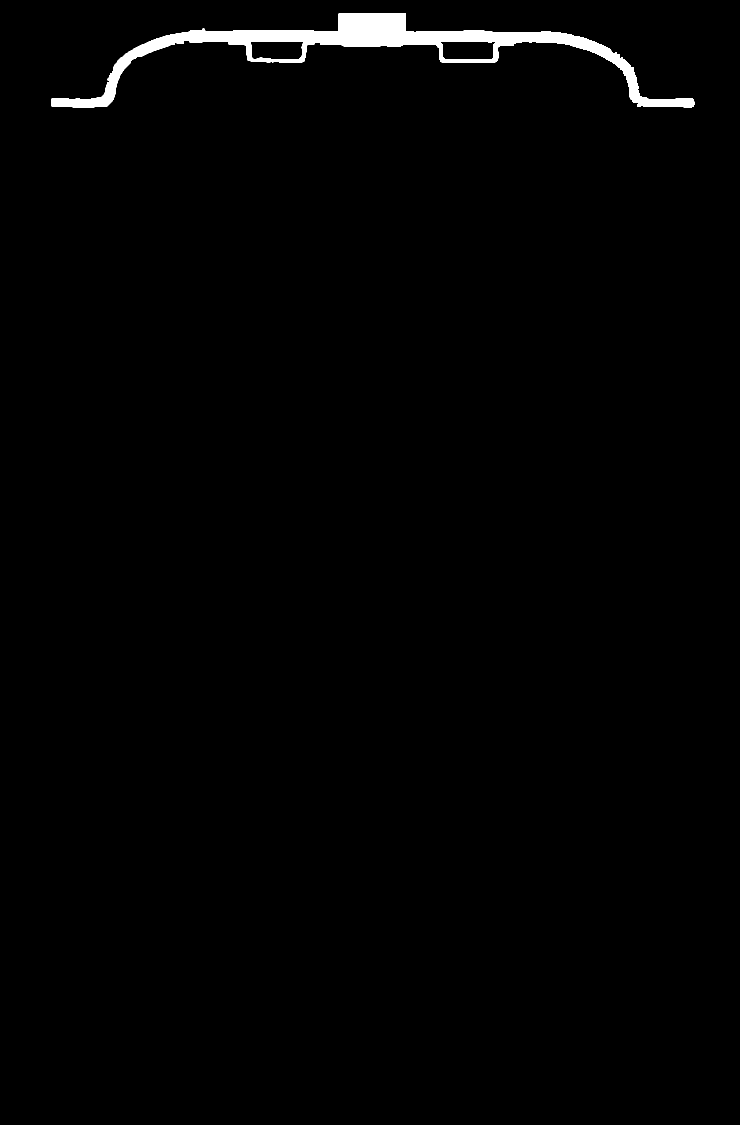
#> input picture 55 - Interactive Models/Fisher 657 Working Model/pipeline/parts2/upper-diaphragm-casing.png, 1480 x 2250 px (shown at 1/2 size)
$ python centerline-upper2.py
#> lines starting #> are read from the running program, lines starting #| are printed output that depends on the picture; after the words box and inside, x2 and y2 are one past the last pixel; in counts of white or black regions, pixels touching at a corner belong together
# -*- coding: utf-8 -*-
"""Upper casing reconstructed as a constant-thickness shell.
Centerline: ridge of the painted band, left half fitted smooth (Schneider,
horizontal tangent at CX), mirrored right. Edges = centerline +- t/2.
Slots re-punched as clean holes; top protrusions re-added as rectangular
detours measured from the mask."""
import cv2, json, math, sys, base64
import numpy as np
sys.path.insert(0, "_fairing-experiments")
from fair3 import fit_cubic, _bez

CX = 742.5

def symmetrize(m, cx):
#> called with cx = 742.5
    H, W = m.shape
#> H = 2250; W = 1480
    M = np.float32([[-1, 0, 2*cx], [0, 1, 0]])
    return cv2.bitwise_or(m, cv2.warpAffine(m, M, (W, H)))
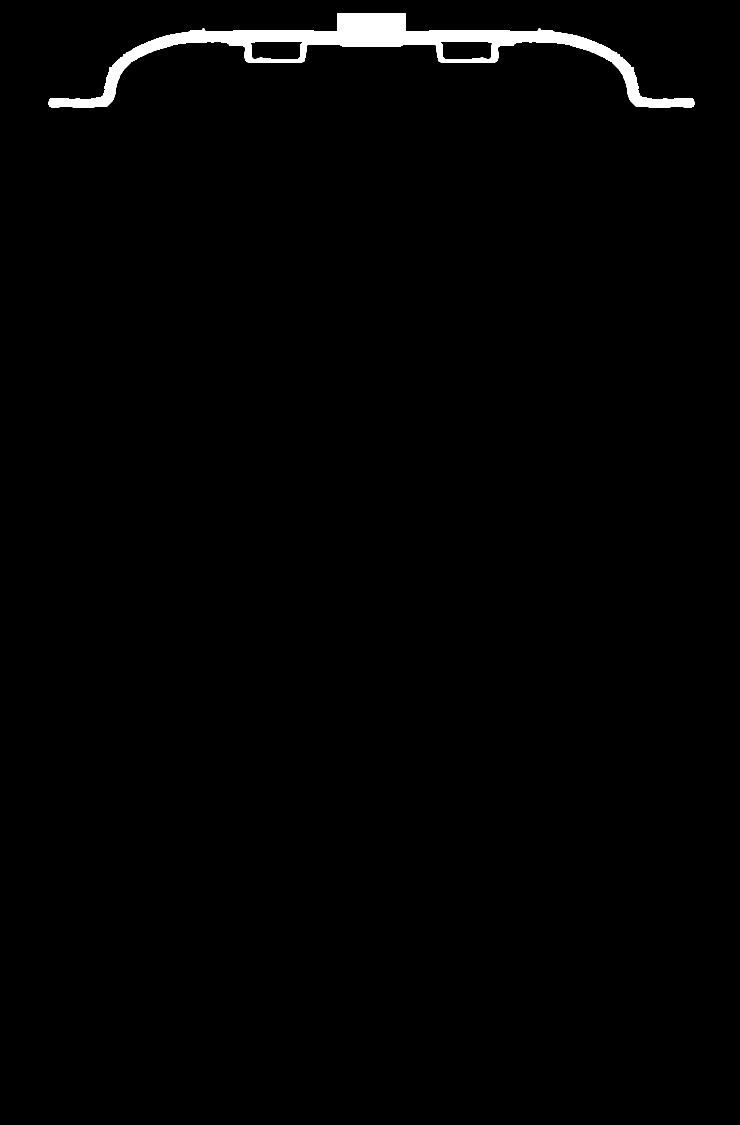
#> returned value: shape (2250, 1480) (shown at 1/2 size); 1.2% white; 1 white region, box (x1, y1, x2, y2) and area: (97, 27, 1389, 215) 41520

mask = symmetrize(cv2.imread("parts2/upper-diaphragm-casing.png", cv2.IMREAD_GRAYSCALE), CX)
mask = cv2.morphologyEx(mask, cv2.MORPH_CLOSE, np.ones((5,5), np.uint8))
#> mask: shape (2250, 1480); 1.2% white; 1 white region, box (x1, y1, x2, y2) and area: (97, 27, 1389, 215) 41568
Hm, Wm = mask.shape
#> Hm = 2250; Wm = 1480

D = cv2.distanceTransform((mask > 0).astype(np.uint8), cv2.DIST_L2, 5)
dil = cv2.dilate(D, np.ones((3,3), np.float32))
ridge = (D >= dil - 0.01) & (D > 6.0)
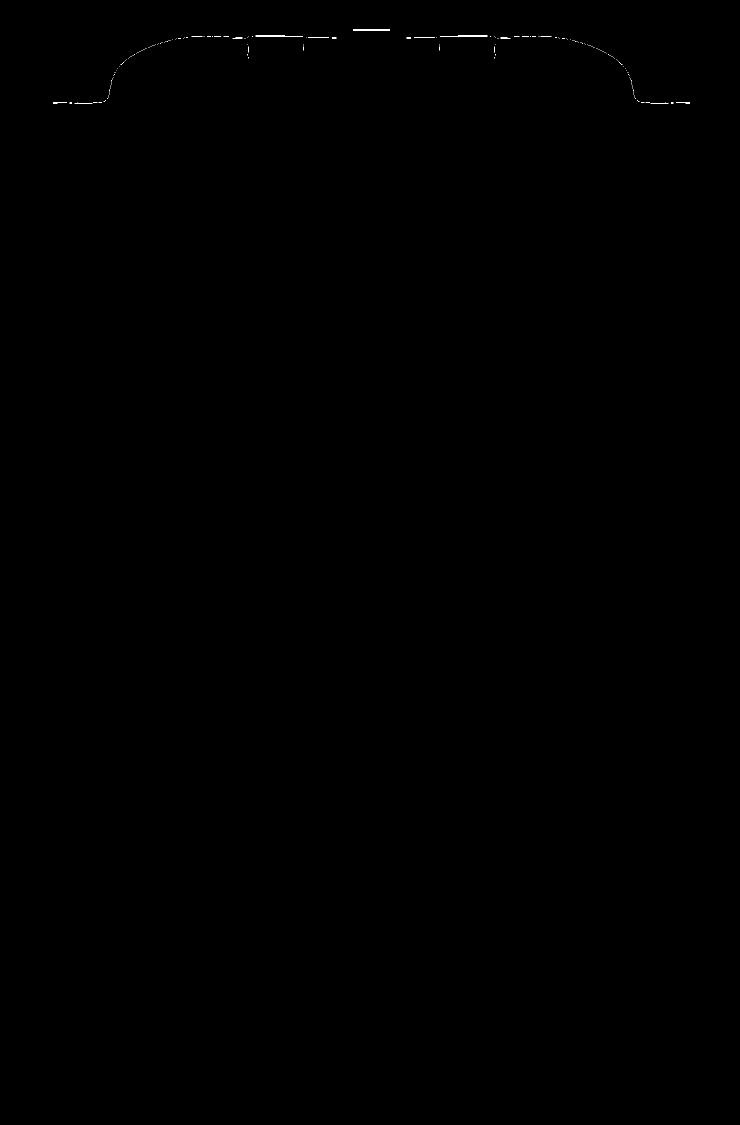
#> ridge: shape (2250, 1480) bool (shown at 1/2 size); 0.04% white in thin lines or dots, all inside (x1, y1, x2, y2) = (106, 59, 1380, 207)
ys, xs = np.nonzero(ridge)
#> ys = 1332 values from 59 to 206; xs = 1332 values, max 1379 at index 1231, min 106 at index 1146, mean 742.5
pts = np.stack([xs, ys], 1).astype(float)
#> pts = 1332 pairs, first value 106 to 1379, second value 59 to 206

# left half band only: exclude slot neighborhoods and the center boss zone
# (shell continues beneath/behind those features; centerline interpolates)
sel = (pts[:, 0] < 682) & ~((pts[:, 0] > 494) & (pts[:, 0] < 612))
P = pts[sel]
#> P = 406 pairs, first value 106 to 672, second value 72 to 206

# walk from left lip tip, bridging slot gaps
start = int(np.lexsort((P[:,1], P[:,0]))[0])
#> start = 313
remaining = P.copy()
#> remaining has the same summary as P
order = [remaining[start]]
#> order = [[106, 205]]
remaining = np.delete(remaining, start, axis=0)
#> remaining = 405 pairs, first value 106 to 672, second value 72 to 206
while len(remaining):
    d = np.linalg.norm(remaining - order[-1], axis=1)
    j = d.argmin()
    if d[j] > 130: break
    order.append(remaining[j])
    remaining = np.delete(remaining, j, axis=0)
#> this loop made 397 passes
#> j on passes 1 to 3: 313, 313, 313
#> after the loop, order = 397 pairs, first value 106 to 672, second value 72 to 206; remaining = [[106, 206], [107, 206], [108, 206], [109, 206], [110, 206], [111, 206], [112, 206], [113, 206], [114, 206]]
path = np.array(order)
#> path has the same summary as order
print(f"left path: {len(path)} pts, {path[0]} -> {path[-1]}")
#| left path: 397 pts, [106. 205.] -> [664.  76.]

# thickness from band (exclude bridged zones by using median)
t_all = np.array([2*D[int(round(p[1])), int(round(p[0]))] for p in path])
#> t_all = 397 values, max 31.58 at index 326, min 16 at index 28, mean 22.94
t0 = float(np.median(t_all))
#> t0 = 22
t = float(np.median(t_all[np.abs(t_all-t0) < 0.25*t0]))
#> t = 22
print(f"wall thickness {t:.1f}px")
#| wall thickness 22.0px

# light smoothing then Schneider fit; end tangent horizontal at the CX end
Q = path.copy()
#> Q has the same summary as order
for _ in range(6):
    Q[1:-1] = 0.25*Q[:-2] + 0.5*Q[1:-1] + 0.25*Q[2:]
#> after the loop, Q = 397 pairs, first value 106 to 671, second value 72 to 206
# ensure ascending toward CX at the end; tangents:
t_start = Q[1] - Q[0]; t_start /= np.linalg.norm(t_start)
#> after `t_start = Q[1] - Q[0]`: t_start = [1, 0]
#> (the run stopped early here; a loop or call above may not have finished)
